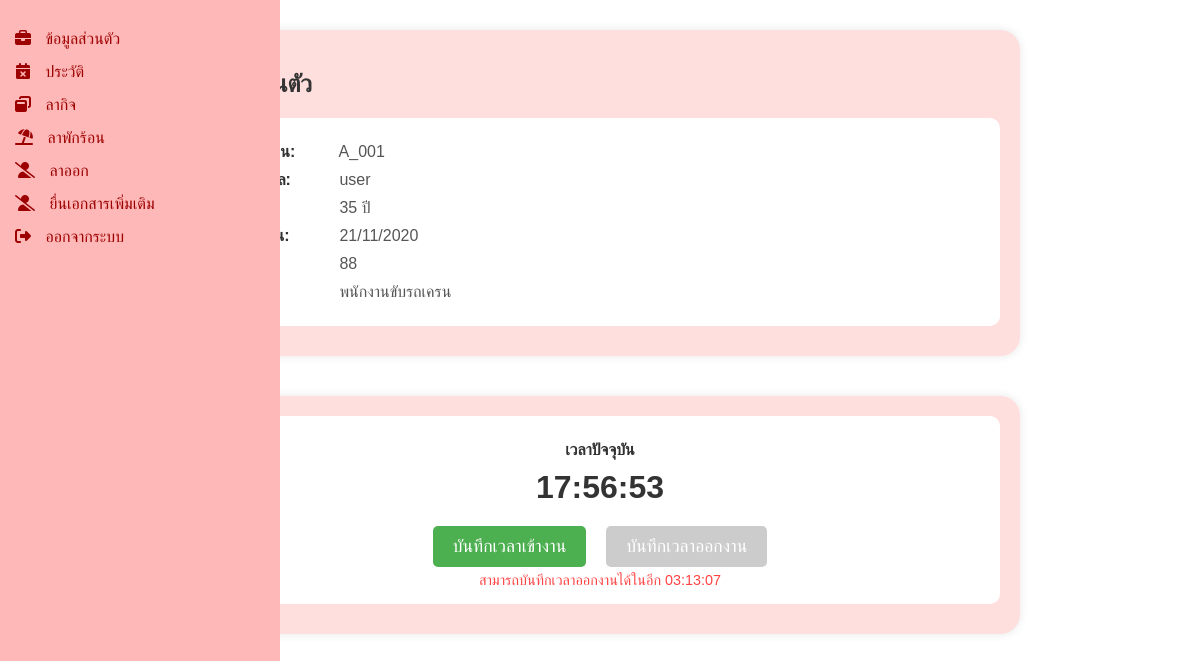
The page /frontend/show_profile.php (signed in) on the database its author committed.
### tables this page shows
CREATE TABLE `tb_user` (
  `user_id` int(11) NOT NULL,
  `user_no` varchar(45) DEFAULT NULL,
  `user_name` varchar(255) DEFAULT NULL,
  `user_startDate` date DEFAULT NULL,
  `user_exp` varchar(50) DEFAULT NULL,
  `user_idNumber` int(11) DEFAULT NULL,
  `user_phoneNumber` varchar(11) DEFAULT NULL,
  `user_Date` date DEFAULT NULL,
  `user_age` varchar(255) DEFAULT NULL,
  `user_day` varchar(45) DEFAULT NULL,
  `user_username` varchar(45) DEFAULT NULL,
  `user_password` varchar(45) DEFAULT NULL,
  `user_gender` varchar(45) DEFAULT NULL,
  `position_id` int(11) NOT NULL
);

CREATE TABLE `tb_position` (
  `position_id` int(11) NOT NULL,
  `position_type` varchar(45) DEFAULT NULL,
  `position_name` varchar(45) DEFAULT NULL
);

### frontend/show_profile.php (the view, shortened to what this page needs)
<?php
$conn = new class_conn();
$connection = $conn->connect();
$username = $_SESSION['username'];
$query = "SELECT u.user_no, u.user_name, u.user_age, u.user_startDate, u.user_day,
          p.position_name
          FROM tb_user u
          LEFT JOIN tb_position p ON u.position_id = p.position_id
          WHERE u.user_username = ?";
$stmt = mysqli_prepare($connection, $query);
mysqli_stmt_bind_param($stmt, "s", $username);
mysqli_stmt_execute($stmt);
$result = mysqli_stmt_get_result($stmt);
$user_data = mysqli_fetch_assoc($result);
?>
<?php include 'sidebar.php'; ?>
<!DOCTYPE html>
<html lang="en">
<head>
</head>
<body>
    <div class="profile-container">
        <div class="profile-details">
            <h2>ข้อมูลส่วนตัว</h2>
            <div class="profile-info">
                <p><span class="info-label">รหัสพนักงาน:</span> <?php echo $user_data['user_no']; ?></p>
                <p><span class="info-label">ชื่อ-นามสกุล:</span> <?php echo $user_data['user_name']; ?></p>
                <p><span class="info-label">อายุ:</span> <?php echo $user_data['user_age']; ?> ปี</p>
                <p><span class="info-label">วันที่เริ่มงาน:</span> <?php echo date('d/m/Y', strtotime($user_data['user_startDate'])); ?></p>
                <p><span class="info-label">วันลา:</span> <?php echo $user_data['user_day']; ?></p>
                <p><span class="info-label">ตำแหน่ง:</span> <?php echo $user_data['position_name']; ?></p>
            </div>
        </div>
    </div>
    <div class="profile-container2">
        <div class="timelog_in">
            <div class="timelog_in-info">
                <div>
                    <p><span class="info-label2">เวลาปัจจุบัน</span></p>
                    <div id="current-time">00:00:00</div>
                    <div class="time-button-container">
                        <a href="timelog_in.php" class="time-log-button">บันทึกเวลาเข้างาน</a>
                        <a href="timelog_out.php" id="logoutButton" class="time-log-button time-log-out disabled">บันทึกเวลาออกงาน</a>
                    </div>
                    <div id="timeStatus" class="time-status"></div>
                </div>
            </div>
        </div>
    </div>
</body>
</html>

### frontend/css/sidebar.css (style rules this page uses)
body { font-family: Arial, sans-serif; margin: 0; padding: 0; background-color: #FFFFFF; }

### frontend/show_profile.php (style rules this page uses)
.profile-container { display: flex; align-items: flex-start; background-color: #FFDEDE; padding: 20px; border-radius: 20px; max-width: 800px; margin: 30px auto; box-shadow: 0 0 10px rgba(0, 0, 0, 0.1); }
.profile-container2 { display: flex; align-items: flex-start; background-color: #FFDEDE; padding: 20px; border-radius: 20px; max-width: 800px; margin: 40px auto; box-shadow: 0 0 10px rgba(0, 0, 0, 0.1); }
.profile-details { flex-grow: 1; }
.profile-details h2 { color: #333; margin-bottom: 20px; }
.timelog_in { flex-grow: 1; }
.profile-info { background-color: white; padding: 15px; border-radius: 10px; margin-bottom: 10px; }
.profile-info p { margin: 10px 0; color: #555; }
.timelog_in-info { background-color: white; padding: 15px; border-radius: 10px; margin-bottom: 10px; text-align: center; }
.timelog_in-info p { margin: 10px 0; color: #555; }
.info-label { font-weight: bold; color: #333; width: 120px; display: inline-block; }
.info-label2 { font-weight: bold; color: #333; width: 180px; display: inline-block; }
#current-time { font-size: 2em; font-weight: bold; color: #333; margin: 10px 0; }
.time-log-button { background-color: #4CAF50; color: white; padding: 10px 20px; border: none; border-radius: 5px; cursor: pointer; font-size: 1.1em; margin-top: 10px; transition: background-color 0.3s; }
.timelog_in-info { background-color: white; padding: 15px; border-radius: 10px; margin-bottom: 10px; text-align: center; display: flex; justify-content: space-around; align-items: center; flex-wrap: wrap; }
.time-button-container { display: flex; gap: 20px; justify-content: center; margin-top: 10px; }
.time-log-button { background-color: #4CAF50; color: white; padding: 10px 20px; border: none; border-radius: 5px; cursor: pointer; font-size: 1.1em; text-decoration: none; transition: background-color 0.3s; }
.time-log-button.disabled { background-color: #cccccc; cursor: not-allowed; pointer-events: none; }
.time-log-out { background-color: #ff4444; }
.time-status { font-size: 0.9em; color: #666; margin-top: 5px; }

### rows shown on the page
tb_user: user_no "A_001", user_name "user", user_age "35", user_startDate "21/11/2020", user_day "88", position.position_name "พนักงานขับรถเครน"
